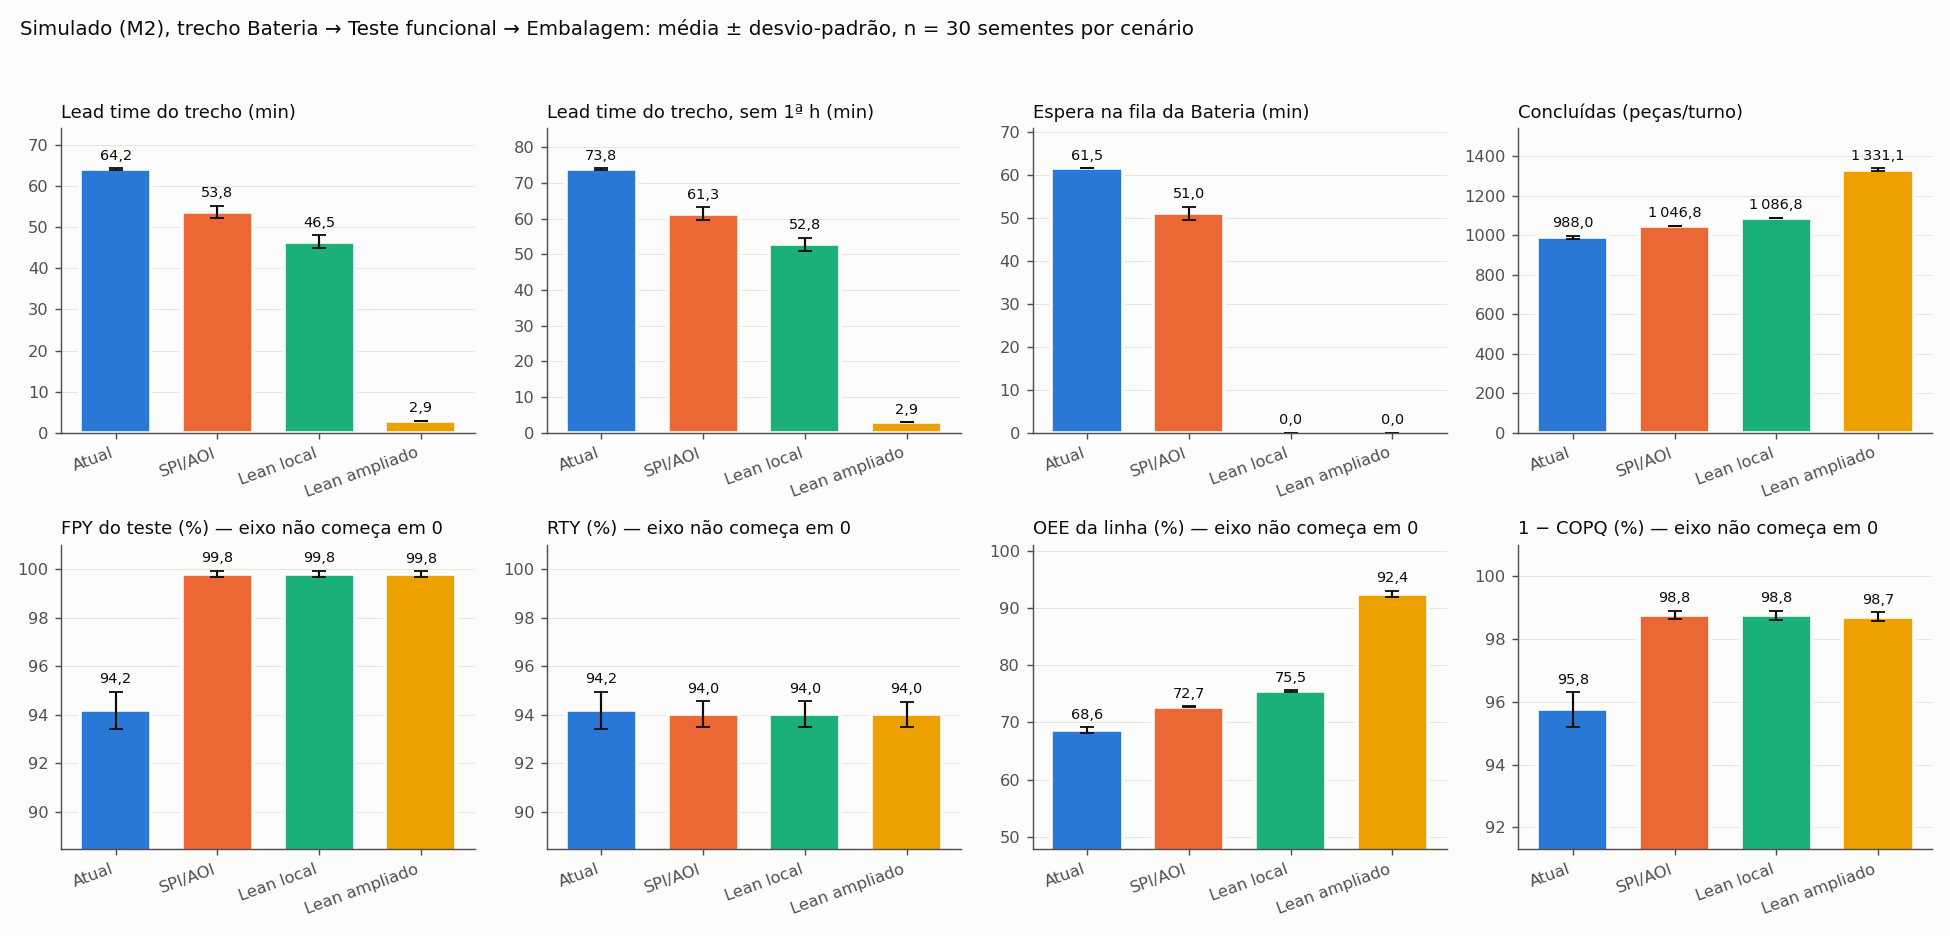

Python code for this plot:
#!/usr/bin/env python3
# /// script
# requires-python = ">=3.12"
# dependencies = ["matplotlib==3.10.3", "scipy==1.15.3"]
# ///
"""Tarefa 0.8 (Fase 0): 30 replicações do simulador do M2 no trecho do ADR-0009 (geração "Simulado").

Trecho recortado (ADR-0009): posto Bateria -> ... -> Teste funcional -> Embalagem.

Passos:
  1. Usa uma CÓPIA do simulador (core.py grava processo.sqlite3 ao lado do código; nunca rode no original).
     Sem --simulador, clona o submódulo `simulador/` do MOD 3 numa pasta temporária e cria o venv com `uv`.
  2. Para cada cenário (Atual, SPI/AOI, SPI/AOI + Lean, SPI/AOI + Lean ampliado) roda turnos de 8 h com as sementes
     1..30, direto no SQLite (sem MQTT), chamando `simulate.main()` da cópia com o mesmo argv da linha de comando.
     Cada processo trabalhador grava num banco temporário próprio (core.DB é redirecionado; o código não muda).
     Os trabalhadores rodam em paralelo (--jobs).
  3. Lê cada execução do banco como o app.py (ORDER BY tempo_simulado, rowid) e calcula, por replicação:
     - lead time do trecho por peça = saída da Embalagem - evento `fila` na Bateria (só peças concluídas no turno):
       média e p90; e a mesma coisa só com peças que entraram na fila da Bateria a partir de 1 h (warm-up, M2.A2);
     - espera no trecho = lead time do trecho - soma dos tempos de processamento no trecho (média);
     - espera média na fila da Bateria (entrada - fila, peças que entraram no posto; igual a lean_analysis);
     - FPY do teste funcional, RTY, OEE da linha (ciclo ideal 20 s) e 1 - COPQ, pelo PRÓPRIO metrics.js
       (via f0_m2_metricas.cjs, sem reimplementar fórmula), em t = fim do turno;
     - concluídas.
  4. Estatística por cenário x KPI: média, desvio-padrão amostral, IC 95 % (t de Student, gl = n - 1), mín, máx.
     Atual x Lean ampliado: teste t pareado (as sementes são as mesmas nos dois cenários: números aleatórios comuns)
     e, por robustez, teste de Welch.
  5. Grava CSV (uma linha por cenário x semente), MD (tabela-resumo) e PNG (barras com desvio-padrão).

Uso:
  uv run f0_replicacoes.py                              # clona, prepara, roda tudo
  uv run f0_replicacoes.py --simulador /tmp/x/sim       # cópia já preparada (com .venv)
  uv run f0_replicacoes.py --so-analise --bancos DIR    # reaproveita bancos já gerados
Requisitos: git, uv, node >= 18.
Os bancos usam PRAGMA synchronous=OFF (são descartáveis); o resto do caminho de gravação é o do simulate.py.
Espaço: cada execução completa ocupa ~6 GB na pasta temporária (bancos ~2,8 GB + arquivos transmissoes/*.jsonl que o
simulate.py sempre grava). Se /tmp for tmpfs pequeno (WSL2), aponte TMPDIR para um disco:
  TMPDIR=$HOME/.cache/mod3-f0 uv run f0_replicacoes.py
"""
import argparse
import csv
import json
import math
import os
import re
import sqlite3
import statistics
import subprocess
import sys
import tempfile
import time
from concurrent.futures import ProcessPoolExecutor
from pathlib import Path

AQUI = Path(__file__).resolve().parent
MOD3 = AQUI.parents[1]
SUBMODULO = MOD3 / "simulador"
ORIGINAL_M2 = MOD3.parents[0] / "MOD 2" / "GemeoDigitalCelulares"
AUXILIAR = AQUI / "f0_m2_metricas.cjs"

CENARIOS = [
    ("Atual", ["--sem-spi", "--sem-aoi"]),
    ("SPI/AOI", []),
    ("SPI/AOI + Lean", ["--lean"]),
    ("SPI/AOI + Lean ampliado", ["--lean-completo"]),
]
CURTO = {"Atual": "Atual", "SPI/AOI": "SPI/AOI", "SPI/AOI + Lean": "Lean local", "SPI/AOI + Lean ampliado": "Lean ampliado"}
TRECHO_INICIO, TRECHO_FIM = "Bateria", "Embalagem"
WARMUP_S = 3600.0
CUSTOS = {"SPI": 15.0, "AOI": 60.0, "Teste funcional": 240.0, "unit": 240.0}

# (chave no CSV, rótulo, unidade, casas)
KPIS = [
    ("lt_trecho_media_min", "Lead time do trecho, média", "min", 2),
    ("lt_trecho_p90_min", "Lead time do trecho, p90", "min", 2),
    ("lt_trecho_media_sem_warmup_min", "Lead time do trecho, média, sem 1ª h", "min", 2),
    ("lt_trecho_p90_sem_warmup_min", "Lead time do trecho, p90, sem 1ª h", "min", 2),
    ("espera_trecho_media_min", "Espera no trecho (LT − processamento), média", "min", 2),
    ("espera_fila_bateria_media_min", "Espera média na fila da Bateria", "min", 2),
    ("fpy_teste_pct", "FPY do teste funcional", "%", 2),
    ("rty_pct", "RTY", "%", 2),
    ("oee_linha_pct", "OEE da linha (20 s)", "%", 2),
    ("um_menos_copq_pct", "1 − COPQ", "%", 2),
    ("concluidas", "Concluídas", "peças", 1),
]


# --------------------------------------------------------------------------- trabalhador (roda no venv da cópia)
def trabalhador(sim, banco, flags, sementes, horas):
    """Roda simulate.main() da cópia para cada semente, gravando em `banco` (core.DB redirecionado)."""
    sys.path.insert(0, str(sim))
    os.chdir(sim)
    import core  # noqa: E402
    core.DB = Path(banco)
    # Banco descartável: sem fsync a cada lote de 200 eventos. Em disco do WSL2 com 12 processos, o fsync levava cada
    # turno de ~6 s para ~130 s. Não muda o que é gravado nem a validação (confirm_run relê tudo do banco).
    conectar = core.connect

    def connect_rapido():
        conn = conectar()
        conn.execute("PRAGMA synchronous=OFF")
        return conn
    core.connect = connect_rapido
    import simulate  # noqa: E402
    for s in sementes:
        t0 = time.monotonic()
        sys.argv = ["simulate.py", "--turno-horas", str(horas), "--semente", str(s), *flags]
        simulate.main()
        print(f"semente {s}: {time.monotonic() - t0:.2f} s", flush=True)


# --------------------------------------------------------------------------- preparação e geração
def run(cmd, **kw):
    print("$", " ".join(map(str, cmd)), flush=True)
    return subprocess.run(cmd, check=True, text=True, **kw)


def preparar_copia():
    sim = Path(tempfile.mkdtemp(prefix="f0-rep-")) / "sim"
    origem = SUBMODULO if (SUBMODULO / "simulate.py").exists() else ORIGINAL_M2
    run(["git", "clone", "-q", str(origem), str(sim)])
    run(["uv", "venv", "-q", "--python", "3.12"], cwd=sim)
    # --python explícito: sob `uv run`, VIRTUAL_ENV aponta para o ambiente do script, não para a cópia.
    run(["uv", "pip", "install", "-q", "--python", str(sim / ".venv" / "bin" / "python"), "-r", "requirements.txt"], cwd=sim)
    return sim


def gerar(sim, bancos, sementes, horas, jobs):
    """Divide cenário x sementes entre `jobs` processos; cada um com seu banco."""
    por_cenario = max(1, jobs // len(CENARIOS))
    tarefas = []
    for i, (nome, flags) in enumerate(CENARIOS):
        for k in range(por_cenario):
            lote = sementes[k::por_cenario]
            if lote:
                tarefas.append((nome, flags, lote, bancos / f"c{i}_{k}.sqlite3"))
    python = str(sim / ".venv" / "bin" / "python")
    procs = []
    t0 = time.monotonic()
    for nome, flags, lote, banco in tarefas:
        cmd = [python, str(Path(__file__).resolve()), "--_trabalhador", "--simulador", str(sim), "--banco", str(banco),
               "--flags", json.dumps(flags), "--sementes", ",".join(map(str, lote)), "--turno-horas", str(horas)]
        log = open(bancos / (banco.stem + ".log"), "w", encoding="utf-8")
        procs.append((nome, banco, subprocess.Popen(cmd, stdout=log, stderr=subprocess.STDOUT), log))
    for nome, banco, p, log in procs:
        rc = p.wait()
        log.close()
        if rc:
            raise SystemExit(f"Trabalhador {nome} ({banco.name}) falhou, rc={rc}; veja {banco.with_suffix('.log')}")
    dt = time.monotonic() - t0
    print(f"Geração: {len(tarefas)} processos, {len(sementes) * len(CENARIOS)} turnos, {dt:.1f} s de parede", flush=True)
    return dt


# --------------------------------------------------------------------------- leitura e KPIs por replicação
def listar_execucoes(bancos):
    out = []
    for banco in sorted(bancos.glob("c*_*.sqlite3")):
        conn = sqlite3.connect(banco)
        try:
            for ex, status, esp, rec in conn.execute("SELECT execucao, status, esperados, recebidos FROM execucoes"):
                det = conn.execute("SELECT detalhes FROM eventos WHERE execucao=? ORDER BY sequencia LIMIT 1", (ex,)).fetchone()[0]
                cfg = json.loads(det)["configuracao"]
                out.append(dict(banco=banco, execucao=ex, status=status, esperados=esp, recebidos=rec, cfg=cfg))
        finally:
            conn.close()
    return out


def p90(xs):
    return statistics.quantiles(xs, n=10, method="inclusive")[8] if len(xs) >= 2 else (xs[0] if xs else None)


def kpis_trecho(rows, cfg):
    """rows: (id_peca, estacao, t, evento, resultado) em ordem de app.py."""
    nomes = list(cfg["tempos"].keys())
    trecho = set(nomes[nomes.index(TRECHO_INICIO): nomes.index(TRECHO_FIM) + 1])
    fila_bat, entrada, proc, lt, lt_w, espera_trecho, espera_bat = {}, {}, {}, [], [], [], []
    for p, s, t, e, _r in rows:
        if s not in trecho:
            continue
        if s == TRECHO_INICIO and e == "fila":
            fila_bat[p] = t
        if e == "entrada":
            entrada[(p, s)] = t
            if s == TRECHO_INICIO:
                espera_bat.append(t - fila_bat[p])
        elif e == "saida":
            proc[p] = proc.get(p, 0.0) + (t - entrada[(p, s)])
            if s == TRECHO_FIM:
                d = t - fila_bat[p]
                lt.append(d)
                espera_trecho.append(d - proc[p])
                if fila_bat[p] >= WARMUP_S:
                    lt_w.append(d)
    m = lambda xs: statistics.fmean(xs) / 60 if xs else None  # noqa: E731
    return dict(
        lt_trecho_media_min=m(lt), lt_trecho_p90_min=(p90(lt) / 60 if lt else None),
        lt_trecho_media_sem_warmup_min=m(lt_w), lt_trecho_p90_sem_warmup_min=(p90(lt_w) / 60 if lt_w else None),
        pecas_lt=len(lt), pecas_lt_sem_warmup=len(lt_w),
        espera_trecho_media_min=m(espera_trecho),
        espera_fila_bateria_media_min=m(espera_bat), pecas_entraram_bateria=len(espera_bat),
        fila_bateria_final=sum(1 for p in fila_bat if (p, TRECHO_INICIO) not in entrada),
    )


def analisar_execucao(ex):
    sys.path.insert(0, str(ex["sim"]))
    conn = sqlite3.connect(ex["banco"])
    try:
        rows = conn.execute("SELECT id_peca, estacao, tempo_simulado, evento, resultado FROM eventos "
                            "WHERE execucao=? ORDER BY tempo_simulado, rowid", (ex["execucao"],)).fetchall()
    finally:
        conn.close()
    cfg = ex["cfg"]
    fim = float(cfg["turno_segundos"])
    estacoes = [n for n in cfg["tempos"] if not (n == "SPI" and not cfg["spi"]) and not (n == "AOI" and not cfg["aoi"])]
    eventos = [dict(t=r[2], p=r[0], s=r[1], e=r[3], r=r[4]) for r in rows]
    entrada = {"cenarios": [dict(nome=ex["execucao"], events=eventos, stations=estacoes, costs=CUSTOS,
                                 line_ideal_cycle=ex["ciclo_ideal"], end=fim)]}
    r = subprocess.run(["node", str(AUXILIAR), str(ex["sim"] / "metrics.js")], input=json.dumps(entrada),
                       capture_output=True, text=True, check=True)
    k = json.loads(r.stdout)["cenarios"][0]
    linha = dict(cenario=cfg["cenario"], semente=cfg["semente"], execucao=ex["execucao"], status=ex["status"],
                 eventos=len(rows), iniciadas=k["iniciadas"], concluidas=k["concluidas"],
                 retidas_reprovadas=k["retidas_reprovadas"], wip_final=k["wip"],
                 teste_total=k["teste_total"], teste_reprovadas=k["teste_reprovadas"],
                 fpy_teste_pct=k["fpy"], rty_pct=k["rty"], oee_linha_pct=k["oee"], um_menos_copq_pct=k["um_menos_copq"],
                 lt_linha_media_min=k["lead_time_min_metricsjs"])
    linha.update(kpis_trecho(rows, cfg))
    return linha


# --------------------------------------------------------------------------- estatística
def resumo(xs):
    from scipy import stats
    n = len(xs)
    media = statistics.fmean(xs)
    dp = statistics.stdev(xs) if n > 1 else 0.0
    t = stats.t.ppf(0.975, n - 1)
    h = t * dp / math.sqrt(n)
    return dict(n=n, media=media, dp=dp, ic_inf=media - h, ic_sup=media + h, min=min(xs), max=max(xs), t_crit=t)


def comparar(a, b):
    """a, b: listas alinhadas por semente."""
    from scipy import stats
    par = stats.ttest_rel(a, b) if any(x != y for x, y in zip(a, b)) else None
    welch = stats.ttest_ind(a, b, equal_var=False) if (statistics.stdev(a) or statistics.stdev(b)) else None
    dif = [y - x for x, y in zip(a, b)]
    rd = resumo(dif)
    return dict(dif_media=rd["media"], dif_ic=(rd["ic_inf"], rd["ic_sup"]),
                p_pareado=None if par is None else float(par.pvalue),
                t_pareado=None if par is None else float(par.statistic),
                p_welch=None if welch is None else float(welch.pvalue))


def fmt(v, d=2):
    if v is None or (isinstance(v, float) and math.isnan(v)):
        return "—"
    return f"{v:,.{d}f}".replace(",", "X").replace(".", ",").replace("X", " ")


def fmt_p(p):
    if p is None:
        return "—"
    return "< 1e-15" if p < 1e-15 else f"{p:.2e}".replace(".", ",")


# --------------------------------------------------------------------------- gráfico
def grafico(est, png):
    import matplotlib
    matplotlib.use("Agg")
    import matplotlib.pyplot as plt
    cores = ["#2a78d6", "#eb6834", "#1baf7a", "#eda100"]  # paleta categórica validada (4 slots, ordem fixa)
    painel = [("lt_trecho_media_min", "Lead time do trecho (min)"),
              ("lt_trecho_media_sem_warmup_min", "Lead time do trecho, sem 1ª h (min)"),
              ("espera_fila_bateria_media_min", "Espera na fila da Bateria (min)"),
              ("concluidas", "Concluídas (peças/turno)"),
              ("fpy_teste_pct", "FPY do teste (%)"), ("rty_pct", "RTY (%)"),
              ("oee_linha_pct", "OEE da linha (%)"), ("um_menos_copq_pct", "1 − COPQ (%)")]
    plt.rcParams.update({"font.size": 9, "axes.edgecolor": "#52514e", "axes.labelcolor": "#0b0b0b",
                         "xtick.color": "#52514e", "ytick.color": "#52514e"})
    fig, axs = plt.subplots(2, 4, figsize=(15, 7.2), facecolor="#fcfcfb")
    nomes = [n for n, _ in CENARIOS]
    for ax, (k, titulo) in zip(axs.flat, painel):
        ax.set_facecolor("#fcfcfb")
        medias = [est[n][k]["media"] for n in nomes]
        dps = [est[n][k]["dp"] for n in nomes]
        xs = range(len(nomes))
        ax.bar(xs, medias, yerr=dps, width=0.7, color=cores, edgecolor="#fcfcfb", linewidth=2,
               error_kw=dict(ecolor="#0b0b0b", elinewidth=1.2, capsize=4))
        for x, m, d in zip(xs, medias, dps):
            ax.annotate(fmt(m, 1), (x, m + d), xytext=(0, 3), textcoords="offset points", ha="center",
                        va="bottom", fontsize=8, color="#0b0b0b")
        ax.set_xticks(list(xs), [CURTO[n] for n in nomes], rotation=20, ha="right")
        ax.set_title(titulo, fontsize=10, color="#0b0b0b", loc="left")
        ax.grid(axis="y", color="#e6e5e0", linewidth=0.6)
        ax.set_axisbelow(True)
        for lado in ("top", "right"):
            ax.spines[lado].set_visible(False)
        if k.endswith("_pct"):
            lo = min(m - d for m, d in zip(medias, dps))
            ax.set_ylim(max(0, lo - (100 - lo) * 0.6 - 1), 101)
            ax.set_title(titulo + " — eixo não começa em 0", fontsize=10, color="#0b0b0b", loc="left")
        else:
            ax.set_ylim(0, max(m + d for m, d in zip(medias, dps)) * 1.15)
    fig.suptitle("Simulado (M2), trecho Bateria → Teste funcional → Embalagem: média ± desvio-padrão, n = 30 sementes por cenário",
                 fontsize=11, color="#0b0b0b", x=0.01, ha="left")
    fig.tight_layout(rect=(0, 0, 1, 0.95))
    fig.savefig(png, dpi=130, facecolor=fig.get_facecolor())
    plt.close(fig)


# --------------------------------------------------------------------------- principal
def main():
    ap = argparse.ArgumentParser(description=__doc__, formatter_class=argparse.RawDescriptionHelpFormatter)
    ap.add_argument("--simulador", help="cópia já preparada (com .venv); sem isso, clona numa pasta temporária")
    ap.add_argument("--bancos", help="pasta dos bancos temporários (padrão: <cópia>/../bancos)")
    ap.add_argument("--so-analise", action="store_true", help="não simula; analisa os bancos de --bancos")
    ap.add_argument("--replicacoes", type=int, default=30)
    ap.add_argument("--turno-horas", type=float, default=8)
    ap.add_argument("--ciclo-ideal", type=float, default=20)
    ap.add_argument("--jobs", type=int, default=min(12, os.cpu_count() or 4))
    ap.add_argument("--saida", default=str(AQUI / "f0_replicacoes"), help="prefixo de .csv/.md/.png")
    # uso interno
    ap.add_argument("--_trabalhador", action="store_true", help=argparse.SUPPRESS)
    ap.add_argument("--banco", help=argparse.SUPPRESS)
    ap.add_argument("--flags", help=argparse.SUPPRESS)
    ap.add_argument("--sementes", help=argparse.SUPPRESS)
    a = ap.parse_args()

    if a._trabalhador:
        return trabalhador(Path(a.simulador), a.banco, json.loads(a.flags), [int(s) for s in a.sementes.split(",")],
                           a.turno_horas)

    t_ini = time.monotonic()
    sim = Path(a.simulador).resolve() if a.simulador else preparar_copia()
    if sim in (SUBMODULO.resolve(), ORIGINAL_M2.resolve()):
        raise SystemExit("Recusado: use uma cópia do simulador, não o submódulo nem o original do M2.")
    commit = subprocess.run(["git", "-C", str(sim), "rev-parse", "--short", "HEAD"], capture_output=True, text=True).stdout.strip()
    bancos = Path(a.bancos).resolve() if a.bancos else sim.parent / "bancos"
    sementes = list(range(1, a.replicacoes + 1))
    t_gera = 0.0
    if not a.so_analise:
        bancos.mkdir(parents=True, exist_ok=True)
        if any(bancos.glob("c*_*.sqlite3")):
            raise SystemExit(f"{bancos} já tem bancos; use --so-analise ou outra pasta.")
        t_gera = gerar(sim, bancos, sementes, a.turno_horas, a.jobs)

    t0 = time.monotonic()
    execs = listar_execucoes(bancos)
    for ex in execs:
        ex.update(sim=sim, ciclo_ideal=a.ciclo_ideal)
    # Processos, não threads: com threads, cada fork do node copiava o processo pai inteiro sob o GIL (> 10 min).
    with ProcessPoolExecutor(max_workers=a.jobs) as pool:
        linhas = list(pool.map(analisar_execucao, execs, chunksize=4))
    t_analise = time.monotonic() - t0
    ordem = {n: i for i, (n, _) in enumerate(CENARIOS)}
    linhas.sort(key=lambda r: (ordem[r["cenario"]], r["semente"]))
    # Conferências: 30 sementes distintas por cenário, todas validadas.
    for n, _ in CENARIOS:
        sem = sorted(r["semente"] for r in linhas if r["cenario"] == n)
        if sem != sementes:
            raise SystemExit(f"Cenário {n}: sementes {sem} != {sementes}")
    if any(r["status"] != "validada" for r in linhas):
        raise SystemExit("Há execução não validada no banco.")

    csv_path, md_path, png_path = (Path(a.saida + ext) for ext in (".csv", ".md", ".png"))
    campos = list(linhas[0].keys())
    with open(csv_path, "w", newline="", encoding="utf-8") as f:
        w = csv.DictWriter(f, fieldnames=campos)
        w.writeheader()
        w.writerows(linhas)

    est = {n: {k: resumo([r[k] for r in linhas if r["cenario"] == n]) for k, *_ in KPIS} for n, _ in CENARIOS}
    por = lambda n, k: [r[k] for r in linhas if r["cenario"] == n]  # noqa: E731 (já ordenado por semente)
    comp = {k: comparar(por("Atual", k), por("SPI/AOI + Lean ampliado", k)) for k, *_ in KPIS}
    grafico(est, png_path)
    t_total = time.monotonic() - t_ini

    L = ["# Fase 0 — tarefa 0.8: 30 replicações do simulador do M2 no trecho (geração \"Simulado\")", "",
         "Gerado por `f0_replicacoes.py` em 2026-11-15. Fonte: simulador do M2 (commit `%s`), turnos de %g h, sementes "
         "1–%d por cenário, gravação direta no SQLite (sem MQTT), um banco temporário por processo. Trecho do ADR-0009: "
         "evento `fila` no posto **Bateria** → saída da **Embalagem** (Bateria, Alto-falante, Microfone, Câmera traseira, "
         "Câmera frontal, Botões e vibra, Tampa traseira, **Teste funcional**, Embalagem). FPY, RTY, OEE da linha "
         "(ciclo ideal %g s) e 1 − COPQ vêm do `metrics.js` do simulador em t = fim do turno; custos do painel "
         "(SPI R$ 15, AOI R$ 60, teste R$ 240, referência R$ 240). n = %d replicações por cenário em toda célula; "
         "IC 95 %% por t de Student (gl = %d, t = %s)." % (commit, a.turno_horas, a.replicacoes, a.ciclo_ideal,
                                                           a.replicacoes, a.replicacoes - 1,
                                                           fmt(est["Atual"]["concluidas"]["t_crit"], 4)), "",
         "![Média ± desvio dos KPIs por cenário](f0_replicacoes.png)", "",
         "## Tabela-resumo (média ± desvio · IC 95 % · mín–máx)", ""]
    L.append("| KPI | " + " | ".join(n for n, _ in CENARIOS) + " |")
    L.append("|---|" + "---|" * len(CENARIOS))
    for k, rot, un, d in KPIS:
        cel = []
        for n, _ in CENARIOS:
            s = est[n][k]
            cel.append(f"{fmt(s['media'], d)} ± {fmt(s['dp'], d)}<br>IC [{fmt(s['ic_inf'], d)}; {fmt(s['ic_sup'], d)}]"
                       f"<br>{fmt(s['min'], d)}–{fmt(s['max'], d)}")
        L.append(f"| {rot} ({un}) | " + " | ".join(cel) + " |")
    L += ["", "## Atual × Lean ampliado", "",
          "Mesmas sementes nos dois cenários (o simulador sorteia os defeitos por placa da mesma forma em todos os "
          "cenários), por isso o teste principal é o t **pareado** por semente; o de Welch vai junto por robustez. "
          "Distinguível = IC 95 % da diferença não contém zero (equivale a p < 0,05 no pareado).", "",
          "| KPI | Diferença média (Lean ampliado − Atual) | IC 95 % da diferença | p (t pareado) | p (Welch) | Distinguível? |",
          "|---|---:|---|---:|---:|---|"]
    for k, rot, un, d in KPIS:
        c = comp[k]
        dist = "sim" if c["p_pareado"] is not None and c["p_pareado"] < 0.05 else "não"
        L.append(f"| {rot} ({un}) | {fmt(c['dif_media'], d)} | [{fmt(c['dif_ic'][0], d)}; {fmt(c['dif_ic'][1], d)}] | "
                 f"{fmt_p(c['p_pareado'])} | {fmt_p(c['p_welch'])} | {dist} |")
    L += ["", "## Notas de método", "",
          "- Lead time do trecho só das peças que saíram da Embalagem dentro do turno (peças ainda em fila ou em "
          "processo no fim do turno ficam de fora: censura à direita, que *subestima* o lead time quando a fila cresce, "
          "como no Atual). p90 por `statistics.quantiles(n=10, method='inclusive')`.",
          "- Sem 1ª h (warm-up, aula M2.A2): mantém só as peças cuja entrada na fila da Bateria ocorreu em t ≥ 3 600 s.",
          "- Espera na fila da Bateria: média de (entrada − fila) das peças que entraram no posto, a mesma definição de "
          "`lean_analysis.summarize_flow`; peças que ainda estavam na fila no fim do turno não entram (também censura).",
          "- Espera no trecho = lead time do trecho − soma dos tempos de processamento nas estações do trecho.",
          "- Baseline do M1 (SPECS §2.1): FPY 78 %, RTY 82 %, OEE 68 %, 1 − COPQ 95 %. Lead time e espera: sem baseline no M1.",
          "", (f"Tempo de execução desta geração: {t_total:.1f} s no total{'' if a.simulador else ', incluindo clone e venv da cópia'} "
               f"({t_gera:.1f} s simulando {a.replicacoes * len(CENARIOS)} turnos em paralelo com --jobs {a.jobs}; "
               f"{t_analise:.1f} s de análise). " if not a.so_analise else
               f"Tempo de execução: {t_total:.1f} s, só análise de bancos já gerados ({t_analise:.1f} s). ") +
          "CSV com uma linha por cenário × semente: `f0_replicacoes.csv`."]
    md_path.write_text("\n".join(L) + "\n", encoding="utf-8")
    print("\n".join(L))
    print(f"\nTEMPO total={t_total:.1f}s geracao={t_gera:.1f}s analise={t_analise:.1f}s sim={sim} bancos={bancos}")


if __name__ == "__main__":
    main()
